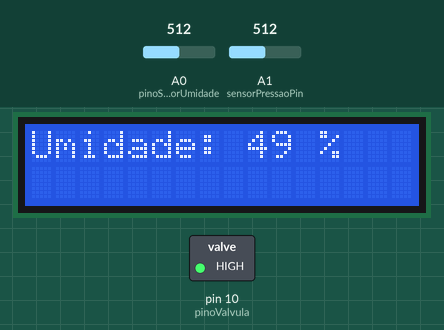
A sketch run on a simulated Arduino Uno, built with avr-gcc and run on an emulated ATmega328P. Shown: 16×2 character LCD, switched loads named in the sketch (green lamp = pin HIGH). The test bench sets the inputs (shaded band); at power-on: A0 (pinoSensorUmidade) = 512, A1 (sensorPressaoPin) = 512.

Above: at 1.2 s.
1.3 s: A0 (pinoSensorUmidade) set to 598
At 5.5 s:
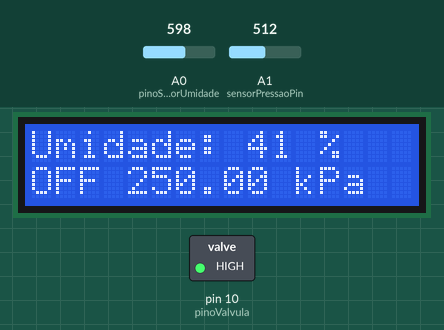
5.8 s: A0 (pinoSensorUmidade) set to 628
At 10.9 s:
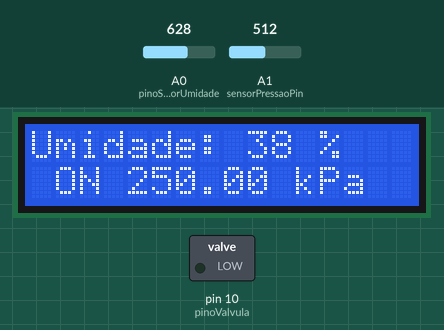
11.3 s: A1 (sensorPressaoPin) set to 23
At 21.2 s:
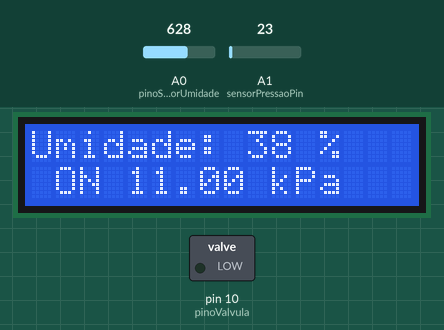
21.3 s: A1 (sensorPressaoPin) set to 19
31.3 s: A1 (sensorPressaoPin) set to 0
At 32.8 s:
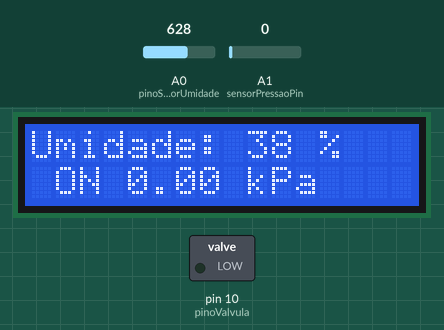
33.8 s: A0 (pinoSensorUmidade) set to 716
At 42.9 s:
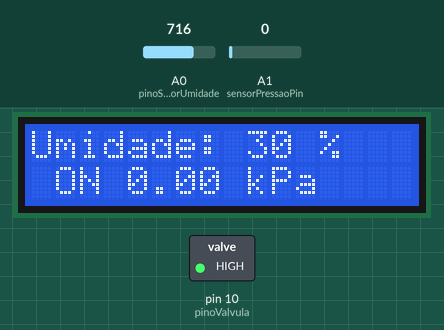
Timing chart, 0 to 44.8 s (numbered marks = the images above; inputs shaded):
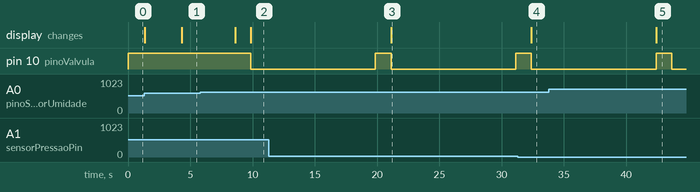

The sketch:

Arduinos_Rescaat_testes_01.ino
```cpp
// Inclui as bibliotecas
#include <LiquidCrystal.h>
#include <OneWire.h>

// Define os pinos de conexão entre o Arduino e o Display LCD
const int rs = 12, en = 11, d4 = 5, d5 = 4, d6 = 3, d7 = 2;
LiquidCrystal lcd(rs, en, d4, d5, d6, d7);

// Variáveis do programa
const int pinoSensorUmidade = A0;
const int pinoValvula = 10;
const int limiarSeco = 40;
const int tempoRega = 10; // Tempo de rega em segundos
int umidadeSolo = 0;

// Constantes do sensor de pressão
const int sensorPressaoPin = A1; // Pino analógico ao qual o sensor está conectado
const float supplyVoltage = 5.0; // Tensão de alimentação do sensor (em volts)

void setup() {
  pinMode(pinoValvula, OUTPUT);
  // Desliga a válvula
  digitalWrite(pinoValvula, HIGH);

  // Define o tamanho do Display LCD
  lcd.begin(16, 2);
  // Exibe a mensagem no Display LCD.
  lcd.print(" Rescaat");

  // Inicializa a comunicação serial
  Serial.begin(9600);

}

void loop() {
  // Mede a umidade a cada segundo. Faz isso durante uma hora (3600 segundos).
  for (int i = 0; i < 5; i++) {
    // Posiciona o cursor do LCD na coluna 0 linha 0
    lcd.setCursor(0, 0);
    // Exibe a mensagem no Display LCD:
    lcd.print("Umidade: ");
    // Faz a leitura do sensor de umidade do solo
    umidadeSolo = analogRead(pinoSensorUmidade);
    // Converte a variação do sensor de 0 a 1023 para 0 a 100
    umidadeSolo = map(umidadeSolo, 1023, 0, 0, 100);
    // Exibe a umidade no Display LCD
    lcd.print(umidadeSolo);
    lcd.print(" %    ");
    // Espera um segundo
    delay(250);
  }

  // Leitura da pressão
  float sensorValue = analogRead(sensorPressaoPin); // Lê o valor do sensor (de 0 a 1023)
  float pressure = map(sensorValue, 0, 1023, 0, 500); // Mapeia o valor do sensor para uma faixa de pressão (em kPa)

  // Exibe a pressão medida no Display LCD
  lcd.setCursor(0, 1);
  lcd.print("Pre ");
  lcd.print(pressure);
  lcd.print(" kPa ");

  // Controle da rega baseado na umidade do solo
  if (umidadeSolo < limiarSeco) {
    // Exibe a mensagem no Display LCD indicando que está regando
    lcd.setCursor(0, 1);
    lcd.print(" ON ");
    // Liga a válvula
    digitalWrite(pinoValvula, LOW);
    // Espera o tempo estipulado
    delay(tempoRega * 1000);
    // Desliga a válvula
    digitalWrite(pinoValvula, HIGH);
  } else {
    // Exibe a mensagem no Display LCD indicando solo úmido
    lcd.setCursor(0, 1);
    lcd.print("OFF");
    // Espera um tempo
    delay(3000);
  }
}
```

Measured:
- the behaviour switches between 613 and 614 on A0 (pinoSensorUmidade) (found by bisection; images 1 and 2)
- after the input at 1.3 s, the display: first differs from a run without the input after 3.0 s (image 1)
- after the input at 5.8 s, pin 10 (pinoValvula): HIGH → LOW after 4.1 s; the display: first changes after 2.8 s (image 2 shows a later state)
- after the input at 11.3 s, the display: changes after 9.8 s (image 3)
- after the input at 31.3 s, the display: changes after 1.1 s (image 4)
- after the input at 33.8 s, the display: changes after 8.6 s (image 5)
